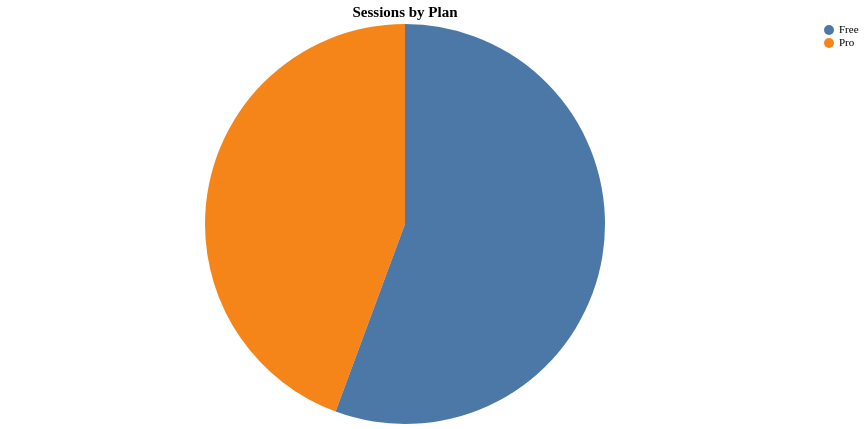

Source (Vega-Lite JSON):
### Vega-Lite specification from a JSON file in a GitHub repository (floating-point values rounded to 4 significant figures)
{"config": {"view": {"continuousWidth": 300, "continuousHeight": 300, "stroke": "#d9e2ec"}, "axis": {"labelAngle": 0, "labelFontSize": 11, "titleFontSize": 12, "titleFontWeight": 600, "labelFont": "Hanken Grotesk", "titleFont": "Hanken Grotesk"}, "legend": {"labelFontSize": 11, "titleFontSize": 12, "titleFontWeight": 600, "labelFont": "Hanken Grotesk", "titleFont": "Hanken Grotesk"}, "title": {"fontSize": 15, "fontWeight": 600, "subtitleFontSize": 12, "subtitleFontWeight": 400, "font": "Hanken Grotesk", "subtitleFont": "Hanken Grotesk"}}, "data": {"name": "data-7d6d391e44084df820c65abd7acc4907"}, "mark": {"type": "arc"}, "encoding": {"color": {"field": "plan", "title": null, "type": "nominal"}, "theta": {"field": "sessions", "title": "Sessions", "type": "quantitative"}, "tooltip": [{"field": "plan", "type": "nominal"}, {"field": "sessions", "type": "quantitative"}]}, "height": 400, "title": "Sessions by Plan", "width": 800, "$schema": "https://vega.github.io/schema/vega-lite/v6.4.1.json", "datasets": {"data-7d6d391e44084df820c65abd7acc4907": [{"plan": "Pro", "sessions": 6610.0}, {"plan": "Free", "sessions": 8290.0}]}}
